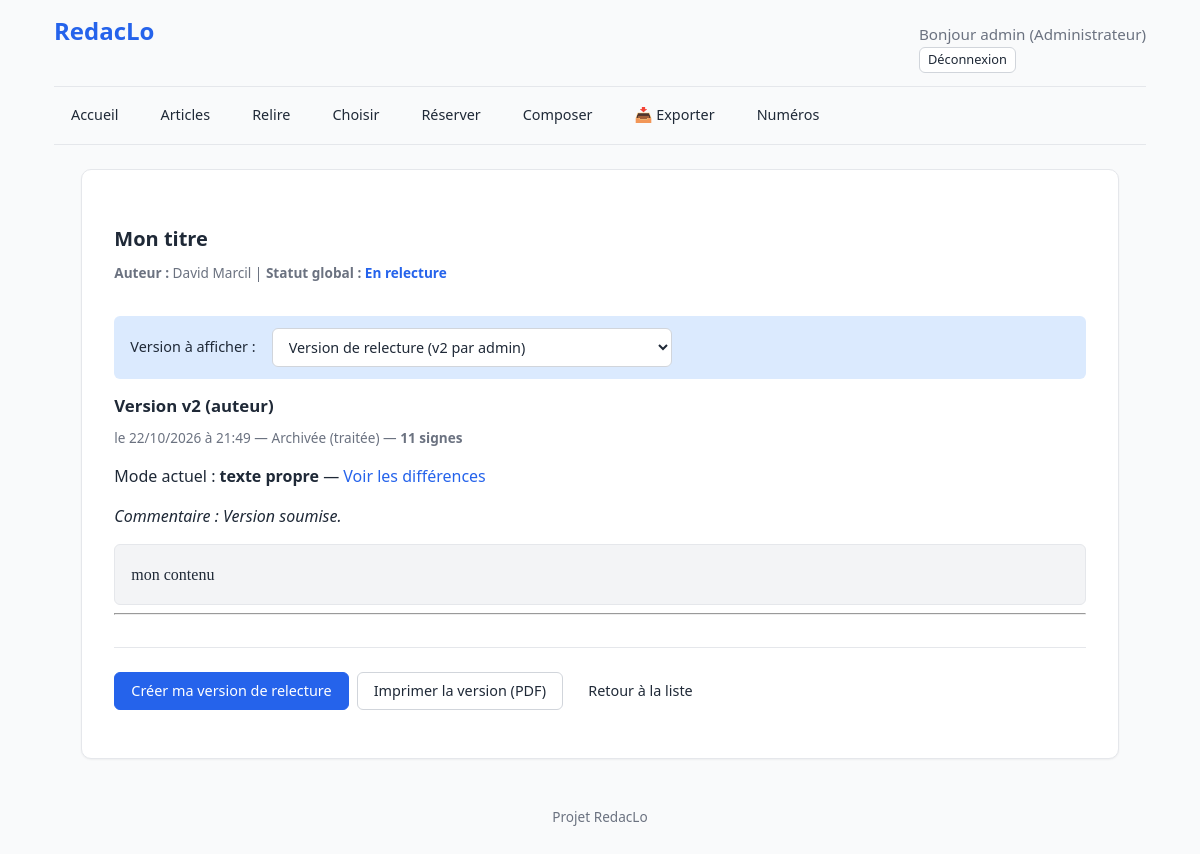
The app's page /articles/2/annoter/3/ (signed in) with its own data.
### accounts/models.py (models this page shows, shortened)
class User(AbstractUser):
    ROLES = [
        ("admin", "Administrateur"),
        ("editeur", "Éditeur"),
        ("membre_redaction", "Membre de la rédaction"),
        ("redacteur", "Rédacteur"),
    ]
    COULEURS = [
        ("bleu", "Bleu"), ("violet", "Violet"), ("gris", "Gris ardoise"),
        ("marine", "Bleu marine"), ("orangefonce", "Orange foncé"),
        ("marron", "Marron"), ("rouge", "Rouge"), ("vert", "Vert"),
    ]
    role = models.CharField(max_length=20, choices=ROLES, default="redacteur")
    couleur = models.CharField(max_length=20, choices=COULEURS, default="bleu")
    signature_defaut = models.CharField(
        max_length=100,
        blank=True,
        help_text="Ex: 'Correspondant LO'. Laisser vide pour utiliser le Prénom Nom."
    )
    couleur = models.CharField(
        max_length=20,
        choices=COULEURS,
        default="bleu",
        help_text="Couleur utilisée pour ses annotations dans les articles.",
    )
    def get_signature(self):
        if self.signature_defaut:
            return self.signature_defaut
        if self.get_full_name():
            return self.get_full_name()
        return self.username
    def est_redacteur(self):
        return self.role in ("redacteur", "redacteur_breves", "correspondant", "editorialiste")

### articles/models.py (models this page shows, shortened)
class Article(models.Model):
    STATUTS = [
        ("brouillon", "Brouillon"),
        ("soumis", "Soumis"),
        ("en_relecture", "En relecture"),
        ("relu", "Relu"),
        ("revisions_demandees", "Révisions demandées"),
        ("valide", "Validé"),
        ("rejete", "Rejeté"),
        ("publie", "Publié"),
    ]
    STATUTS_SELECTION = [
        ("a_choisir", "À choisir pour le numéro"),
        ("disponible", "Disponible (dans le vivier)"),
        ("reserve", "Réservé (marronnier)"),
        ("utilise", "Utilisé (placé)"),
    ]
    TYPES_ARTICLE = [
        ("article", "Article"),
        ("breve", "Brève"),
        ("echo", "Écho"),
        ("courrier", "Courrier des lecteurs"),
        ("article_editorial", "Éditorial"),
    ]
    titre = models.CharField(max_length=200, help_text="Titre principal de l'article.")
    sur_titre = models.CharField(max_length=200, blank=True, help_text="Sur-titre de l'article.")
    type_article = models.CharField(max_length=20, choices=TYPES_ARTICLE, default="article", verbose_name="Type d'article")
    redacteur = models.ForeignKey(
        settings.AUTH_USER_MODEL,
        on_delete=models.CASCADE,
        related_name="articles_rediges",
        verbose_name="Rédacteur"
    )
    contenu = models.TextField()
    statut = models.CharField(max_length=20, choices=STATUTS, default="brouillon")
    rubrique = models.ForeignKey(
        "publications.Rubrique",
        on_delete=models.SET_NULL,
        null=True,
        blank=True,
        related_name="articles"
    )
    statut_selection = models.CharField(max_length=20, choices=STATUTS_SELECTION, default="a_choisir")
    date_creation = models.DateTimeField(auto_now_add=True)
    date_modification = models.DateTimeField(auto_now=True)
    version_reference = models.ForeignKey(
        "ArticleVersion",
        on_delete=models.SET_NULL,
        null=True,
        blank=True,
        related_name="+"
    )
    valide_1_par = models.ForeignKey(
        settings.AUTH_USER_MODEL,
        on_delete=models.SET_NULL,
        null=True,
        blank=True,
        related_name="articles_valides_1",
        verbose_name="Premier validateur"
    )
    valide_2_par = models.ForeignKey(
        settings.AUTH_USER_MODEL,
        on_delete=models.SET_NULL,
        null=True,
        blank=True,
        related_name="articles_valides_2",
        verbose_name="Second validateur"
    )
    valide_1_mandataire = models.ForeignKey(
        settings.AUTH_USER_MODEL,
        on_delete=models.SET_NULL,
        null=True,
        blank=True,
        related_name="articles_mandates_1",
        verbose_name="Premier validateur (mandataire)"
    )
    valide_2_mandataire = models.ForeignKey(
        settings.AUTH_USER_MODEL,
        on_delete=models.SET_NULL,
        null=True,
        blank=True,
        related_name="articles_mandates_2",
        verbose_name="Second validateur (mandataire)"
    )
    numero_reserve = models.ForeignKey(
        'publications.Publication',
        on_delete=models.SET_NULL,
        null=True,
        blank=True,
        related_name='articles_reserves',
        verbose_name="Réservé pour le numéro"
    )

class ArticleVersion(models.Model):
    TYPES = [
        ("redacteur", "Rédacteur"),
        ("relecture", "Relecture"),
    ]
    STATUTS = [
        ("brouillon", "Brouillon"),
        ("soumise", "Soumise (à valider)"),
        ("validee", "Validée"),
        ("rejetee", "Rejetée"),
        ("archivee", "Archivée (traitée)"),
    ]
    AVIS_CHOICES = [
        ("favorable", "Favorable"),
        ("defavorable", "Défavorable"),
    ]
    avis_relecteur = models.CharField(
        max_length=20,
        choices=AVIS_CHOICES,
        blank=True,
        null=True,
        verbose_name="Avis du relecteur"
    )
    article = models.ForeignKey(
        Article,
        on_delete=models.CASCADE,
        related_name="versions",
    )
    parent = models.ForeignKey(
        "self",
        on_delete=models.SET_NULL,
        null=True,
        blank=True,
        related_name="enfants",
    )
    numero = models.PositiveIntegerField(default=1)
    type = models.CharField(max_length=20, choices=TYPES, default="redacteur")
    contenu = models.TextField()
    modifie_par = models.ForeignKey(
        settings.AUTH_USER_MODEL,
        on_delete=models.SET_NULL,
        null=True,
        blank=True,
        related_name="versions_modifiees",
        verbose_name="Modifié par"
    )
    commentaire = models.TextField(blank=True)
    statut = models.CharField(
        max_length=20,
        choices=STATUTS,
        default="brouillon",
    )
    commentaire_validation = models.TextField(
        blank=True,
        help_text="Commentaire de l'éditeur en cas de rejet.",
    )
    date = models.DateTimeField(auto_now_add=True)
    class Meta:
        ordering = ["-date"]
    def est_modifiable_par(self, user):
        return (
            self.statut == "brouillon"
            and self.modifie_par == user
        )
    def nombre_signes(self):
        import re
        texte = re.sub(r"\s+", " ", self.contenu).strip()
        return len(texte)
    def peut_etre_supprimee(self, par_user=None):
        if self.type == "redacteur":
            return False
        if self.statut != "brouillon":
            return False

### articles/views/relecture.py (the view, shortened to what this page needs)
# urls.py: path("<int:pk>/annoter/", views.annoter_article, name="annoter_article"),
@role_required("editeur", "membre_redaction", "admin")
def annoter_article(request, pk, version_id=None):
    article = get_object_or_404(Article, pk=pk)
    texte_affiche = ""
    if version_id:
        version = get_object_or_404(ArticleVersion, pk=version_id, article=article)
    versions = article.versions.order_by("numero")
    mode = request.GET.get("mode", "propre")
    if mode not in ("diff", "propre"):
        mode = "propre"
    if version:
        modifie_par = getattr(version, "modifie_par", None)
        est_texte_auteur = version.type == "auteur" or modifie_par == article.redacteur
        if est_texte_auteur or modifie_par is None:
            couleur = None
        else:
            couleur = modifie_par.couleur
        if mode == "propre":
            texte_affiche = version.contenu
    version_modifiable = version is not None and version.est_modifiable_par(request.user)
    version_supprimable = version is not None and version.peut_etre_supprimee(par_user=request.user)
    return render(request, "reviews/annoter_article.html", {
        "article": article,
        "version": version,
        "versions": versions,
        "texte_affiche": texte_affiche,
        "mode": mode,
        "version_modifiable": version_modifiable,
        "version_supprimable": version_supprimable,
    })

### templates/reviews/annoter_article.html (shortened to what this page needs)
{% extends "base.html" %}
{% load static %}
{% load typographie %}
{% block contenu %}
    <div style="margin-bottom: 2rem;">
        <h2>{{ article.titre }}</h2>
        <p class="source-texte">
            <strong>Auteur :</strong> {{ article.redacteur.get_signature }} |
            <strong>Statut global :</strong>
            <span class="statut-{{ article.statut }}">{{ article.get_statut_display }}</span>
        </p>
    </div>
    {% if versions.count > 1 %}
        <form method="get" action="{% url 'articles:annoter_article' article.pk %}" class="selecteur-version">
            <label for="version">Version à afficher :</label>
            <select name="version" id="version" onchange="this.form.submit()">
                {% for v in versions %}
                    <option value="{{ v.pk }}" {% if version and v.pk == version.pk %}selected{% endif %}>
                        {% if v.numero == 0 %}
                            Version initiale (Brouillon)
                        {% elif v.type == "redacteur" and v.statut == "soumise" %}
                            Version initiale (Envoyée)
                        {% elif v.statut == "validee" %}
                            Version validée (v{{ v.numero }} par {{ v.modifie_par.username }})
                        {% elif v.statut == "rejetee" %}
                            Version rejetée (v{{ v.numero }} par {{ v.modifie_par.username }})
                        {% else %}
                            Version de relecture (v{{ v.numero }} par {{ v.modifie_par.username|default:"Auteur inconnu" }})
                        {% endif %}
                    </option>
                {% endfor %}
            </select>
        </form>
    {% endif %}
    {% if version %}
        <h3>Version v{{ version.numero }} ({{ version.get_type_display }})</h3>
        <p class="meta-version">
            le {{ version.date|date:"d/m/Y à H:i" }}
             — <span class="statut-{{ version.statut }}">{{ version.get_statut_display }}</span>
             — <strong>{{ version.nombre_signes }} signes</strong>
        </p>
        <p class="bascule-mode">
            {% if mode == "diff" %}
                Mode actuel : <strong>différences</strong> —
                <a href="?version={{ version.pk }}">Voir le texte propre</a>
            {% else %}
                Mode actuel : <strong>texte propre</strong> —
                <a href="?version={{ version.pk }}&mode=diff">Voir les différences</a>
            {% endif %}
        </p>
        {% if version.commentaire %}
            <p><em>Commentaire : {{ version.commentaire }}</em></p>
        {% endif %}
        <div class="texte-version">{{ texte_affiche|safe }}</div>
    {% else %}
        <p><em>Aucune version disponible pour cet article.</em></p>
    {% endif %}
    <hr>
    <div class="actions" style="margin-top: 2rem; border-top: 1px solid var(--c-border); padding-top: 1.5rem;">
        {% if user.role == "relecteur" or user.role == "editeur" or user.role == "admin" %}
            {% if article.statut == "valide" %}
                <span style="color: var(--c-text-muted); font-size: 0.9rem; font-style: italic;">
                    L'article est validé. Dévalidez une version pour pouvoir en créer une nouvelle.
                </span>
            {% else %}
                <a href="{% url 'articles:choisir_base_relecture' article.pk %}" class="btn btn-primary">
                    Créer ma version de relecture
                </a>
            {% endif %}
        {% endif %}
        {% if version %}
            <a href="{% url 'articles:telecharger_pdf_version' article.pk version.pk %}" class="btn btn-secondary">
                Imprimer la version (PDF)
            </a>
        {% endif %}
        {% if user.est_redacteur %}
            <a href="{% url 'articles:mes_articles' %}" class="btn btn-ghost">Retour à mes articles</a>
        {% else %}
            <a href="{% url 'reviews:a_relire' %}" class="btn btn-ghost">Retour à la liste</a>
        {% endif %}
    </div>
{% endblock %}

### templates/base.html (shortened to what this page needs)
<!DOCTYPE html>
{% load static %}
<html lang="fr">
    <head>
        <link rel="stylesheet" href="{% static 'css/main.css' %}">
    </head>
    <body>
        <header>
            <div class="header-top">
                <h1 class="site-title">
                    <a href="{% url 'core:accueil' %}">RedacLo</a>
                </h1>
                {% if user.is_authenticated %}
                    <div class="user-info-container">
                        <span class="user-greeting">
                            Bonjour {{ user.username }} <span class="user-role">({{ user.get_role_display }})</span>
                        </span>
                        <form method="post" action="{% url 'logout' %}" style="margin: 0;">
                            <button type="submit" class="btn btn-sm btn-secondary" style="cursor: pointer; padding: 0.2rem 0.5rem; font-size: 0.8rem;">
                                Déconnexion
                            </button>
                        </form>
                    </div>
                {% else %}
                    <div>
                        <a href="{% url 'login' %}" class="btn btn-sm btn-primary">Connexion</a>
                    </div>
                {% endif %}
            </div>
            <nav class="main-nav">
                <div class="nav-left" id="nav-links">
                    <a href="{% url 'core:accueil' %}" class="btn btn-ghost {% if request.resolver_match.url_name == 'accueil' %}active{% endif %}">Accueil</a>
                    <a href="{% url 'articles:mes_articles' %}" class="btn btn-ghost {% if request.resolver_match.url_name == 'mes_articles' %}active{% endif %}">Articles</a>
                    {% if user.role == "editeur" or user.role == "membre_redaction" or user.role == "admin" %}
                        <a href="{% url 'reviews:a_relire' %}" class="btn btn-ghost {% if request.resolver_match.url_name == 'a_relire' %}active{% endif %}">Relire</a>
                        <a href="{% url 'publications:choisir' %}" class="btn btn-ghost {% if request.resolver_match.url_name == 'choisir' %}active{% endif %}">Choisir</a>
                        <a href="{% url 'publications:articles_reserves' %}" class="btn btn-ghost {% if request.resolver_match.url_name == 'articles_reserves' %}active{% endif %}">Réserver</a>
                        <a href="{% url 'publications:composition' %}" class="btn btn-ghost {% if request.resolver_match.url_name == 'composition' %}active{% endif %}">Composer</a>
                        <a href="{% url 'publications:exporter_index' %}" class="btn btn-ghost {% if request.resolver_match.url_name == 'exporter_index' %}active{% endif %}">📥 Exporter</a>
                        <a href="{% url 'publications:numeros' %}" class="btn btn-ghost {% if request.resolver_match.url_name == 'numeros' %}active{% endif %}">Numéros</a>
                    {% endif %}
                </div>
            </nav>
        <main class="{% block main_class %}{% endblock %}">
            {% block contenu %}{% endblock %}
        </main>
        <footer>
            <p>Projet RedacLo</p>
        </footer>
    </body>
</html>

### records on screen
User: username "admin", role "Administrateur"
Article: titre "Mon titre", redacteur.get_signature "David Marcil", statut "En relecture"
ArticleVersion: numero "2", type "auteur", date "22/10/2026 à 21:49", statut "Archivée (traitée)", nombre_signes "11", commentaire "Version soumise.", contenu "mon contenu"
